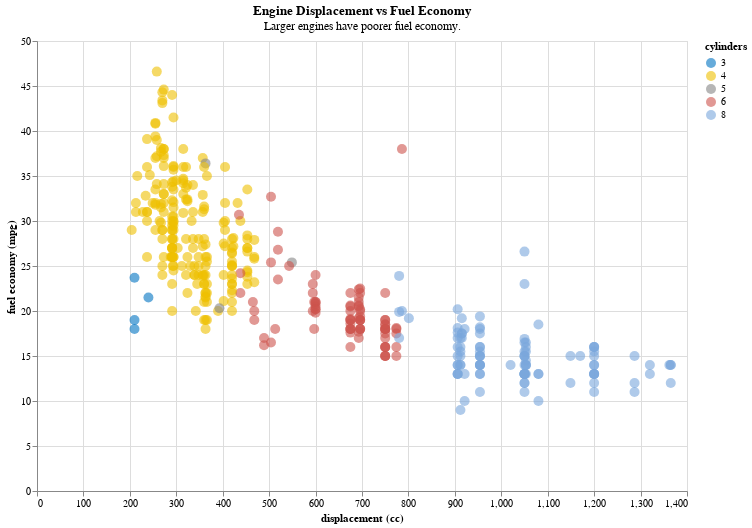

Here is the notebook cell this chart was saved with:
### Markdown cell above
## dark theme

### Code cell
alt.theme.enable('dark')

display(chart)

### Figure 1 — Vega-Lite specification as saved in the notebook (floating-point values rounded to 4 significant figures; data arrays with more than 128 entries replaced by an {"elided": "..."} marker saying what was removed)
{"usermeta": {"embedOptions": {"theme": "dark"}}, "config": {"view": {"continuousWidth": 300, "continuousHeight": 300}}, "data": {"name": "data-695524daee6977fde8d91f11cebec55b"}, "mark": {"type": "circle", "opacity": 0.6, "size": 100}, "encoding": {"color": {"field": "Cylinders", "scale": {"range": ["#0073C2", "#EFC000", "#868686", "#CD534C", "#7AA6DC", "#003C67", "#8F7700", "#3B3B3B", "#A73030", "#4A6990"]}, "title": "cylinders", "type": "nominal"}, "tooltip": {"field": "Name", "type": "nominal"}, "x": {"field": "Displacement", "title": "displacement (cc)", "type": "quantitative"}, "y": {"field": "Miles_per_Gallon", "title": "fuel economy (mpg)", "type": "quantitative"}}, "height": 450, "title": {"text": "Engine Displacement vs Fuel Economy", "subtitle": "Larger engines have poorer fuel economy."}, "width": 650, "$schema": "https://vega.github.io/schema/vega-lite/v5.20.1.json", "datasets": {"data-695524daee6977fde8d91f11cebec55b": {"elided": "406 records"}}}
